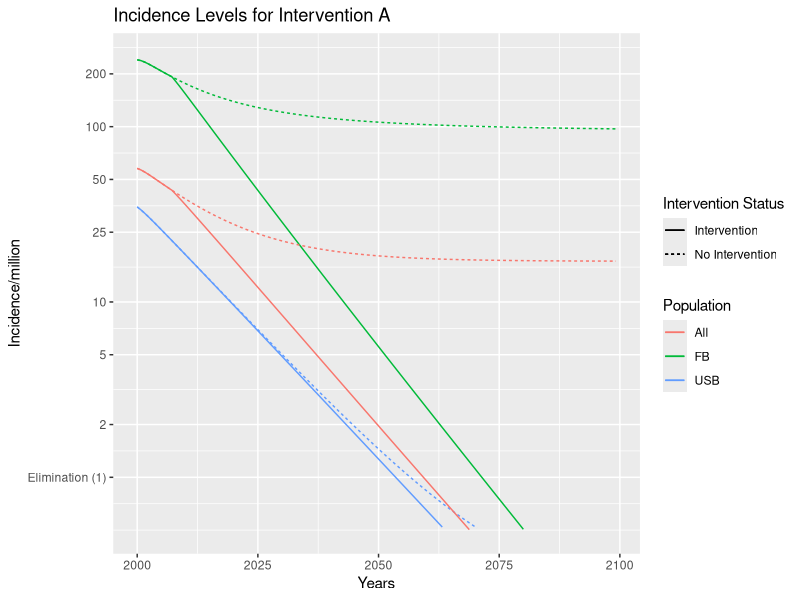
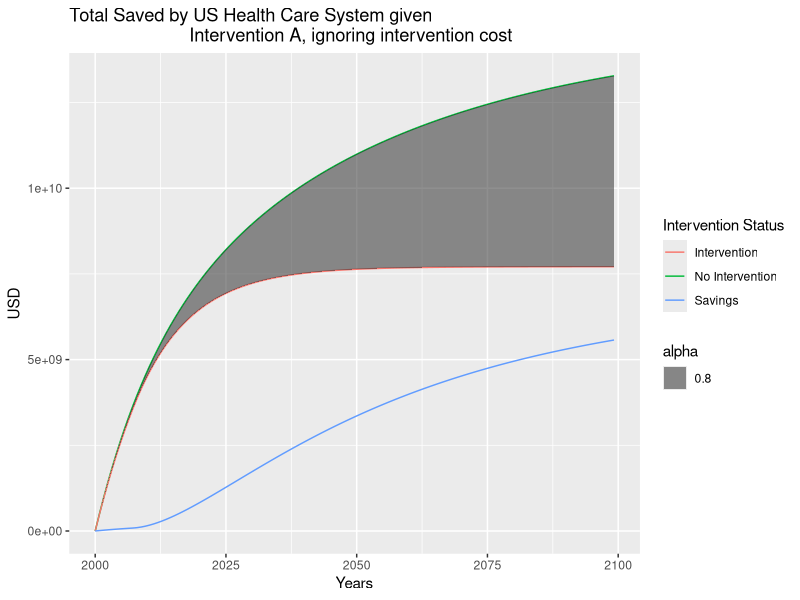

Write R code to recreate these figures, in order.
library(ggplot2)
#TODO: Make this read from the files somehow
DELTA_T = 0.8
years = seq(2000,2100 - DELTA_T, DELTA_T)
totT = length(years)
if (Sys.info()['sysname'] == "Linux") {
  #Making it plot on linux
  X11.options(type='nbcairo')
}
vF <- 1.5         #Progression rate of acute infection per year
vL0 <- 0.0014     #Progression rate for reactivation (chronic LTBI) in the USB population per year
vL1 <- 0.0010     #Progression rate for reactivation (chronic LTBI) in the FB population per year
generateIncidence <- function(dataSet) {
  IN0   <- 1e6 * (vF*dataSet$F0 + vL0*dataSet$L0)/dataSet$N0
  IN1   <- 1e6 * (vF*dataSet$F1 + vL1*dataSet$L1)/dataSet$N1
  INall <- 1e6 * (vF*(dataSet$F0 + dataSet$F1) + vL0*dataSet$L0 + vL1*dataSet$L1)/(dataSet$N0 + dataSet$N1)
  return(data.frame(IN0,IN1,INall))
}

USB   <- rep("USB",             totT)
FB    <- rep("FB",              totT)
all   <- rep("All",             totT)
noInt <- rep("No Intervention", totT)
int   <- rep("Intervention",    totT)

baseData         <- read.csv('baseData.csv')
interventionData <- read.csv('interventionData.csv')

baseInc          <- generateIncidence(baseData)
interventionInc  <- generateIncidence(interventionData)

#Incidence Reports: Comparing Baseline Incidence against Intervention Incidence
incData <- data.frame(year = years, 
                      baseUSB = baseInc$IN0,   intUSB = interventionInc$IN0, 
                      baseFB  = baseInc$IN1,    intFB = interventionInc$IN1, 
                      baseAll = baseInc$INall, intAll = interventionInc$INall)
incPlot <- ggplot(incData, aes(x=year)) + 
           scale_y_log10(breaks=c(1,2,5,10,25,50,100,200),
                         labels=c("Elimination (1)",2,5,10,25,50,100,200),
                         limits=c(0.5,250)) + 
           labs(x="Years", y="Incidence/million", color="Population", 
                linetype="Intervention Status") + 
           ggtitle("Incidence Levels for Intervention A") + 
           geom_line(aes(y=baseUSB, color=USB, linetype=noInt))  + 
           geom_line(aes(y=intUSB,  color=USB, linetype=int))    + 
           geom_line(aes(y=baseFB,  color=FB,  linetype=noInt))  + 
           geom_line(aes(y=intFB,   color=FB,  linetype=int))    + 
           geom_line(aes(y=baseAll, color=all, linetype=noInt))  + 
           geom_line(aes(y=intAll,  color=all, linetype=int))

#Total Costs Excluding Sticker Price: Comparing costs of various interventions
baseCost  <- baseData$cN0 + baseData$cN1                 #US Health Care System
                                                         # (HCS) TB costs due to
                                                         # base system
interCost <- interventionData$cN0 + interventionData$cN1 #US HCS TB costs due to
                                                         # intervenvtion
totSaved  <- baseCost - interCost                        #US HCS TB savings due
                                                         # to intervention
savingsData <- data.frame(year=years, baseCost=baseCost, interCost=interCost,
                          totSaved=totSaved)
savingsPlot <- ggplot(savingsData,aes(x=year)) + 
               labs(x="Years", y="USD", color="Intervention Status") +
               ggtitle("Total Saved by US Health Care System given
                        Intervention A, ignoring intervention cost") +
               geom_line(aes(y=baseCost, color=noInt)) + 
               geom_line(aes(y=interCost, color=int)) + 
               geom_ribbon(aes(ymin=interCost,ymax=baseCost,alpha=0.8)) + 
               geom_line(aes(y=totSaved, color=rep("Savings",totT)))
#Total Costs Including Sticker Price: Comparing costs of various interventions
#costInter <- interventionData$implementationCost         #Implementation cost of
#                                                         # intervention
#interTot  <- interCost + costInter                       #Total US cost due to
#                                                         # intervention
#totSpent  <- interTot - baseCost                         #Additional cost due to
                                                         # intervention

#dev.new()
#plot( years, baseCost,  type="l", col="brown")
#lines(years, interCost, type="l", col="black")
#lines(years, totSaved,  type="l", col="gold")
